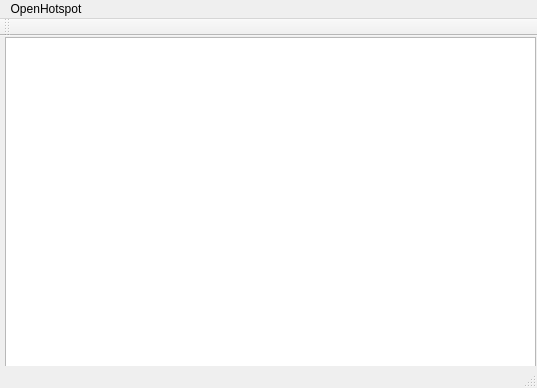
<?xml version="1.0" encoding="UTF-8"?>
<ui version="4.0">
 <class>Client</class>
 <widget class="QMainWindow" name="Client">
  <property name="geometry">
   <rect>
    <x>0</x>
    <y>0</y>
    <width>537</width>
    <height>388</height>
   </rect>
  </property>
  <property name="windowTitle">
   <string>Client</string>
  </property>
  <widget class="QWidget" name="centralWidget">
   <widget class="QColumnView" name="columnView">
    <property name="geometry">
     <rect>
      <x>5</x>
      <y>1</y>
      <width>531</width>
      <height>331</height>
     </rect>
    </property>
   </widget>
  </widget>
  <widget class="QMenuBar" name="menuBar">
   <property name="geometry">
    <rect>
     <x>0</x>
     <y>0</y>
     <width>537</width>
     <height>22</height>
    </rect>
   </property>
   <widget class="QMenu" name="menuOpenHotspot">
    <property name="title">
     <string>OpenHotspot</string>
    </property>
   </widget>
   <addaction name="menuOpenHotspot"/>
  </widget>
  <widget class="QToolBar" name="mainToolBar">
   <attribute name="toolBarArea">
    <enum>TopToolBarArea</enum>
   </attribute>
   <attribute name="toolBarBreak">
    <bool>false</bool>
   </attribute>
  </widget>
  <widget class="QStatusBar" name="statusBar"/>
 </widget>
 <layoutdefault spacing="6" margin="11"/>
 <resources/>
 <connections/>
</ui>
